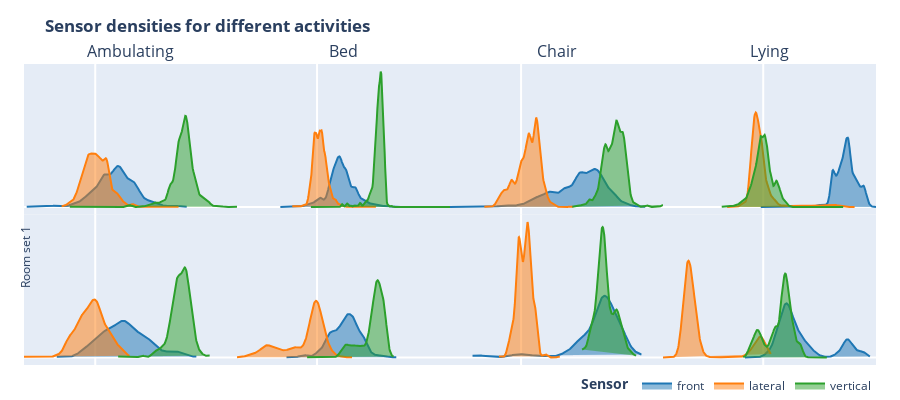

Write notebook code for a chart like this one.
### Markdown cell above
### Sensor densities by activity

We plot probability densities from the raw data showing all sensors for each activity.
Plotly provides an interactive legend which can be clicked to show or hide the data
for each sensor.

### Code cell
def plot():
    sensors = ['front', 'lateral', 'vertical']
    activity_labels = sorted(sensor_df['activity_label'].unique())
    fig = make_subplots(
        rows=2, 
        cols=4, 
        shared_xaxes=True,
        shared_yaxes=True,
        vertical_spacing=0,
        horizontal_spacing=0,
        subplot_titles=[label.capitalize() for label in activity_labels])
    
    for room in [1, 2]:
        room_df = sensor_df[sensor_df['room'] == room]
        for index, activity_label in enumerate(activity_labels):
            df = room_df[room_df['activity_label'] == activity_label]
            for sensor in sensors:
                data = df[sensor]
                density = gaussian_kde(data)
                x = np.linspace(data.min(), data.max(), 250)
                y = density(x)
                fig.add_trace(
                    go.Scatter(
                        x=x, 
                        y=y, 
                        line_color=SENSOR_COLORS[sensor],
                        mode='lines', 
                        name=sensor, 
                        showlegend=room == 1 and index == 0,
                        fill='toself',
                        opacity=1.0,
                        legendgroup=sensor),
                    col=index + 1, row=room)
    fig.update_yaxes(
        showticklabels=False,
        showgrid=False, zeroline=True)
    fig.update_xaxes(showticklabels=False, showgrid=False, zeroline=True)
    fig.add_annotation(
        x=-0.01,
        y=0.25,
        showarrow=False,
        text='Room set 1',
        xref='paper',
        yref='paper',
        x
        textangle=-90,
    )
    fig.update_layout(
        height=400, 
        width=900,
        margin=dict(l=24, r=24, t=64, b=0),
        legend=dict(
            title_text='<b>Sensor</b>',
            orientation='h',
            yanchor='top',
            y=-.02,
            xanchor='right',
            x=1
        ),
        title='<b>Sensor densities for different activities</b>')
    return fig

plot()

### Figure 1 — Plotly figure (JSON) as saved in the notebook; plotly's stock layout.template omitted (floating-point values rounded to 4 significant figures; data arrays with more than 128 entries replaced by an {"elided": "..."} marker saying what was removed)
{"data": [{"fill": "toself", "legendgroup": "front", "line": {"color": "#1F77B4"}, "mode": "lines", "name": "front", "opacity": 1, "showlegend": true, "type": "scatter", "x": {"elided": "250 float values"}, "xaxis": "x", "y": {"elided": "250 float values"}, "yaxis": "y"}, {"fill": "toself", "legendgroup": "lateral", "line": {"color": "#FF7F0E"}, "mode": "lines", "name": "lateral", "opacity": 1, "showlegend": true, "type": "scatter", "x": {"elided": "250 float values"}, "xaxis": "x", "y": {"elided": "250 float values"}, "yaxis": "y"}, {"fill": "toself", "legendgroup": "vertical", "line": {"color": "#2CA02C"}, "mode": "lines", "name": "vertical", "opacity": 1, "showlegend": true, "type": "scatter", "x": {"elided": "250 float values"}, "xaxis": "x", "y": {"elided": "250 float values"}, "yaxis": "y"}, {"fill": "toself", "legendgroup": "front", "line": {"color": "#1F77B4"}, "mode": "lines", "name": "front", "opacity": 1, "showlegend": false, "type": "scatter", "x": {"elided": "250 float values"}, "xaxis": "x2", "y": {"elided": "250 float values"}, "yaxis": "y2"}, {"fill": "toself", "legendgroup": "lateral", "line": {"color": "#FF7F0E"}, "mode": "lines", "name": "lateral", "opacity": 1, "showlegend": false, "type": "scatter", "x": {"elided": "250 float values"}, "xaxis": "x2", "y": {"elided": "250 float values"}, "yaxis": "y2"}, {"fill": "toself", "legendgroup": "vertical", "line": {"color": "#2CA02C"}, "mode": "lines", "name": "vertical", "opacity": 1, "showlegend": false, "type": "scatter", "x": {"elided": "250 float values"}, "xaxis": "x2", "y": {"elided": "250 float values"}, "yaxis": "y2"}, {"fill": "toself", "legendgroup": "front", "line": {"color": "#1F77B4"}, "mode": "lines", "name": "front", "opacity": 1, "showlegend": false, "type": "scatter", "x": {"elided": "250 float values"}, "xaxis": "x3", "y": {"elided": "250 float values"}, "yaxis": "y3"}, {"fill": "toself", "legendgroup": "lateral", "line": {"color": "#FF7F0E"}, "mode": "lines", "name": "lateral", "opacity": 1, "showlegend": false, "type": "scatter", "x": {"elided": "250 float values"}, "xaxis": "x3", "y": {"elided": "250 float values"}, "yaxis": "y3"}, {"fill": "toself", "legendgroup": "vertical", "line": {"color": "#2CA02C"}, "mode": "lines", "name": "vertical", "opacity": 1, "showlegend": false, "type": "scatter", "x": {"elided": "250 float values"}, "xaxis": "x3", "y": {"elided": "250 float values"}, "yaxis": "y3"}, {"fill": "toself", "legendgroup": "front", "line": {"color": "#1F77B4"}, "mode": "lines", "name": "front", "opacity": 1, "showlegend": false, "type": "scatter", "x": {"elided": "250 float values"}, "xaxis": "x4", "y": {"elided": "250 float values"}, "yaxis": "y4"}, {"fill": "toself", "legendgroup": "lateral", "line": {"color": "#FF7F0E"}, "mode": "lines", "name": "lateral", "opacity": 1, "showlegend": false, "type": "scatter", "x": {"elided": "250 float values"}, "xaxis": "x4", "y": {"elided": "250 float values"}, "yaxis": "y4"}, {"fill": "toself", "legendgroup": "vertical", "line": {"color": "#2CA02C"}, "mode": "lines", "name": "vertical", "opacity": 1, "showlegend": false, "type": "scatter", "x": {"elided": "250 float values"}, "xaxis": "x4", "y": {"elided": "250 float values"}, "yaxis": "y4"}, {"fill": "toself", "legendgroup": "front", "line": {"color": "#1F77B4"}, "mode": "lines", "name": "front", "opacity": 1, "showlegend": false, "type": "scatter", "x": {"elided": "250 float values"}, "xaxis": "x5", "y": {"elided": "250 float values"}, "yaxis": "y5"}, {"fill": "toself", "legendgroup": "lateral", "line": {"color": "#FF7F0E"}, "mode": "lines", "name": "lateral", "opacity": 1, "showlegend": false, "type": "scatter", "x": {"elided": "250 float values"}, "xaxis": "x5", "y": {"elided": "250 float values"}, "yaxis": "y5"}, {"fill": "toself", "legendgroup": "vertical", "line": {"color": "#2CA02C"}, "mode": "lines", "name": "vertical", "opacity": 1, "showlegend": false, "type": "scatter", "x": {"elided": "250 float values"}, "xaxis": "x5", "y": {"elided": "250 float values"}, "yaxis": "y5"}, {"fill": "toself", "legendgroup": "front", "line": {"color": "#1F77B4"}, "mode": "lines", "name": "front", "opacity": 1, "showlegend": false, "type": "scatter", "x": {"elided": "250 float values"}, "xaxis": "x6", "y": {"elided": "250 float values"}, "yaxis": "y6"}, {"fill": "toself", "legendgroup": "lateral", "line": {"color": "#FF7F0E"}, "mode": "lines", "name": "lateral", "opacity": 1, "showlegend": false, "type": "scatter", "x": {"elided": "250 float values"}, "xaxis": "x6", "y": {"elided": "250 float values"}, "yaxis": "y6"}, {"fill": "toself", "legendgroup": "vertical", "line": {"color": "#2CA02C"}, "mode": "lines", "name": "vertical", "opacity": 1, "showlegend": false, "type": "scatter", "x": {"elided": "250 float values"}, "xaxis": "x6", "y": {"elided": "250 float values"}, "yaxis": "y6"}, {"fill": "toself", "legendgroup": "front", "line": {"color": "#1F77B4"}, "mode": "lines", "name": "front", "opacity": 1, "showlegend": false, "type": "scatter", "x": {"elided": "250 float values"}, "xaxis": "x7", "y": {"elided": "250 float values"}, "yaxis": "y7"}, {"fill": "toself", "legendgroup": "lateral", "line": {"color": "#FF7F0E"}, "mode": "lines", "name": "lateral", "opacity": 1, "showlegend": false, "type": "scatter", "x": {"elided": "250 float values"}, "xaxis": "x7", "y": {"elided": "250 float values"}, "yaxis": "y7"}, {"fill": "toself", "legendgroup": "vertical", "line": {"color": "#2CA02C"}, "mode": "lines", "name": "vertical", "opacity": 1, "showlegend": false, "type": "scatter", "x": {"elided": "250 float values"}, "xaxis": "x7", "y": {"elided": "250 float values"}, "yaxis": "y7"}, {"fill": "toself", "legendgroup": "front", "line": {"color": "#1F77B4"}, "mode": "lines", "name": "front", "opacity": 1, "showlegend": false, "type": "scatter", "x": {"elided": "250 float values"}, "xaxis": "x8", "y": {"elided": "250 float values"}, "yaxis": "y8"}, {"fill": "toself", "legendgroup": "lateral", "line": {"color": "#FF7F0E"}, "mode": "lines", "name": "lateral", "opacity": 1, "showlegend": false, "type": "scatter", "x": {"elided": "250 float values"}, "xaxis": "x8", "y": {"elided": "250 float values"}, "yaxis": "y8"}, {"fill": "toself", "legendgroup": "vertical", "line": {"color": "#2CA02C"}, "mode": "lines", "name": "vertical", "opacity": 1, "showlegend": false, "type": "scatter", "x": {"elided": "250 float values"}, "xaxis": "x8", "y": {"elided": "250 float values"}, "yaxis": "y8"}], "layout": {"annotations": [{"font": {"size": 16}, "showarrow": false, "text": "Ambulating", "x": 0.125, "xanchor": "center", "xref": "paper", "y": 1, "yanchor": "bottom", "yref": "paper"}, {"font": {"size": 16}, "showarrow": false, "text": "Bed", "x": 0.375, "xanchor": "center", "xref": "paper", "y": 1, "yanchor": "bottom", "yref": "paper"}, {"font": {"size": 16}, "showarrow": false, "text": "Chair", "x": 0.625, "xanchor": "center", "xref": "paper", "y": 1, "yanchor": "bottom", "yref": "paper"}, {"font": {"size": 16}, "showarrow": false, "text": "Lying", "x": 0.875, "xanchor": "center", "xref": "paper", "y": 1, "yanchor": "bottom", "yref": "paper"}, {"showarrow": false, "text": "Room set 1", "textangle": -90, "x": -0.01, "xref": "paper", "y": 0.25, "yref": "paper"}], "height": 400, "legend": {"orientation": "h", "title": {"text": "<b>Sensor</b>"}, "x": 1, "xanchor": "right", "y": -0.02, "yanchor": "top"}, "margin": {"b": 0, "l": 24, "r": 24, "t": 64}, "title": {"text": "<b>Sensor densities for different activities</b>"}, "width": 900, "xaxis": {"anchor": "y", "domain": [0, 0.25], "matches": "x5", "showgrid": false, "showticklabels": false, "zeroline": true}, "xaxis2": {"anchor": "y2", "domain": [0.25, 0.5], "matches": "x6", "showgrid": false, "showticklabels": false, "zeroline": true}, "xaxis3": {"anchor": "y3", "domain": [0.5, 0.75], "matches": "x7", "showgrid": false, "showticklabels": false, "zeroline": true}, "xaxis4": {"anchor": "y4", "domain": [0.75, 1], "matches": "x8", "showgrid": false, "showticklabels": false, "zeroline": true}, "xaxis5": {"anchor": "y5", "domain": [0, 0.25], "showgrid": false, "showticklabels": false, "zeroline": true}, "xaxis6": {"anchor": "y6", "domain": [0.25, 0.5], "showgrid": false, "showticklabels": false, "zeroline": true}, "xaxis7": {"anchor": "y7", "domain": [0.5, 0.75], "showgrid": false, "showticklabels": false, "zeroline": true}, "xaxis8": {"anchor": "y8", "domain": [0.75, 1], "showgrid": false, "showticklabels": false, "zeroline": true}, "yaxis": {"anchor": "x", "domain": [0.5, 1], "showgrid": false, "showticklabels": false, "zeroline": true}, "yaxis2": {"anchor": "x2", "domain": [0.5, 1], "matches": "y", "showgrid": false, "showticklabels": false, "zeroline": true}, "yaxis3": {"anchor": "x3", "domain": [0.5, 1], "matches": "y", "showgrid": false, "showticklabels": false, "zeroline": true}, "yaxis4": {"anchor": "x4", "domain": [0.5, 1], "matches": "y", "showgrid": false, "showticklabels": false, "zeroline": true}, "yaxis5": {"anchor": "x5", "domain": [0, 0.5], "showgrid": false, "showticklabels": false, "zeroline": true}, "yaxis6": {"anchor": "x6", "domain": [0, 0.5], "matches": "y5", "showgrid": false, "showticklabels": false, "zeroline": true}, "yaxis7": {"anchor": "x7", "domain": [0, 0.5], "matches": "y5", "showgrid": false, "showticklabels": false, "zeroline": true}, "yaxis8": {"anchor": "x8", "domain": [0, 0.5], "matches": "y5", "showgrid": false, "showticklabels": false, "zeroline": true}}}
